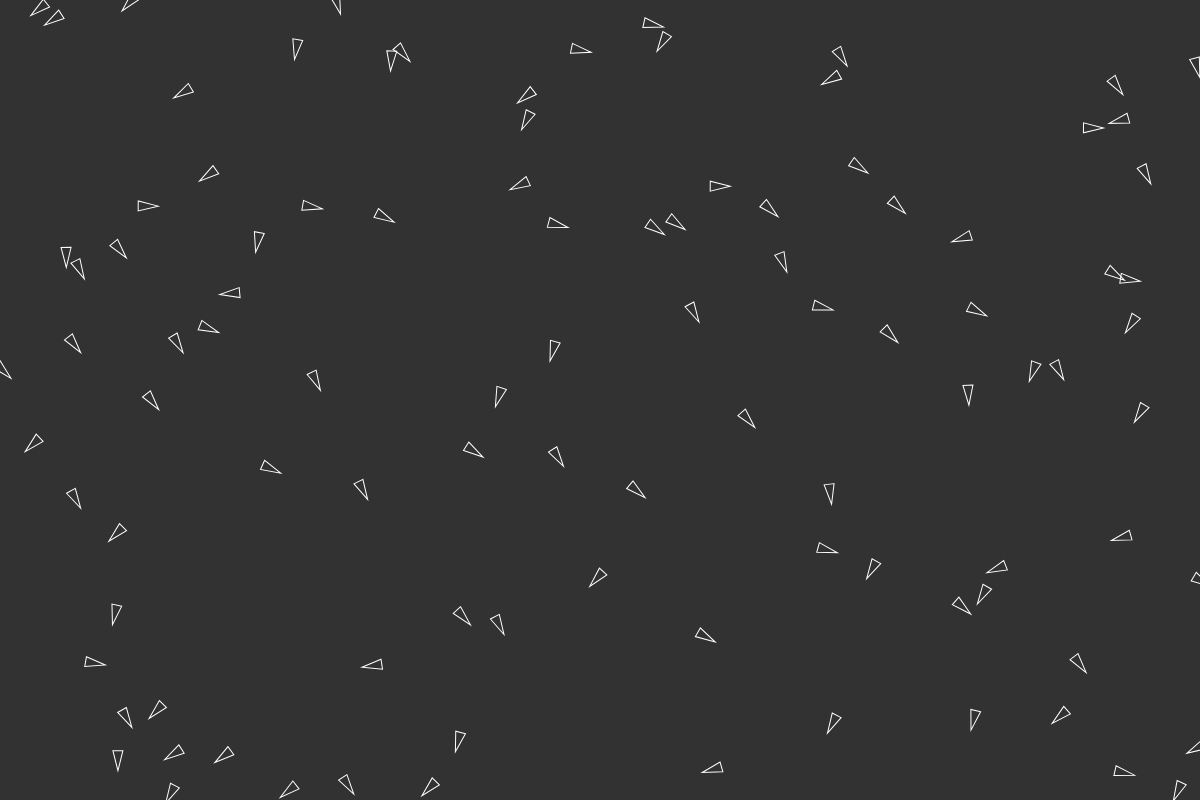
Frame 1 (no input)
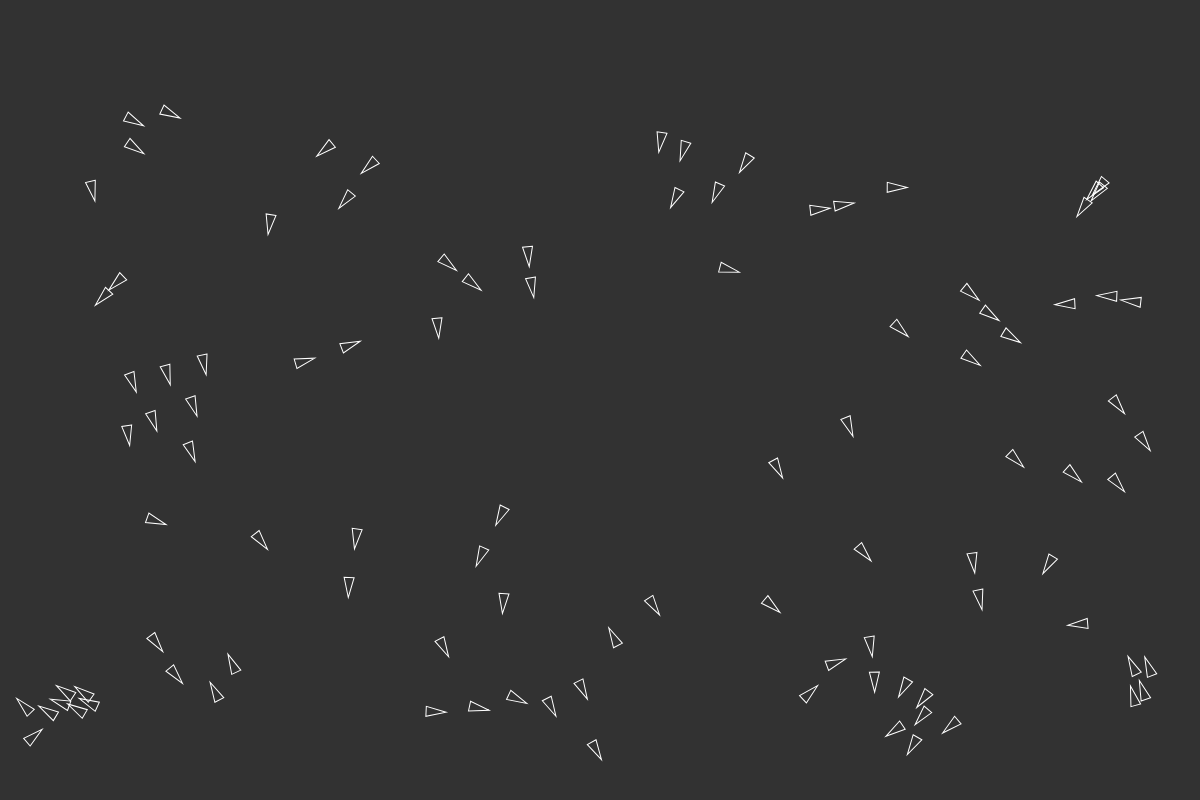
Frame 60 (no input)
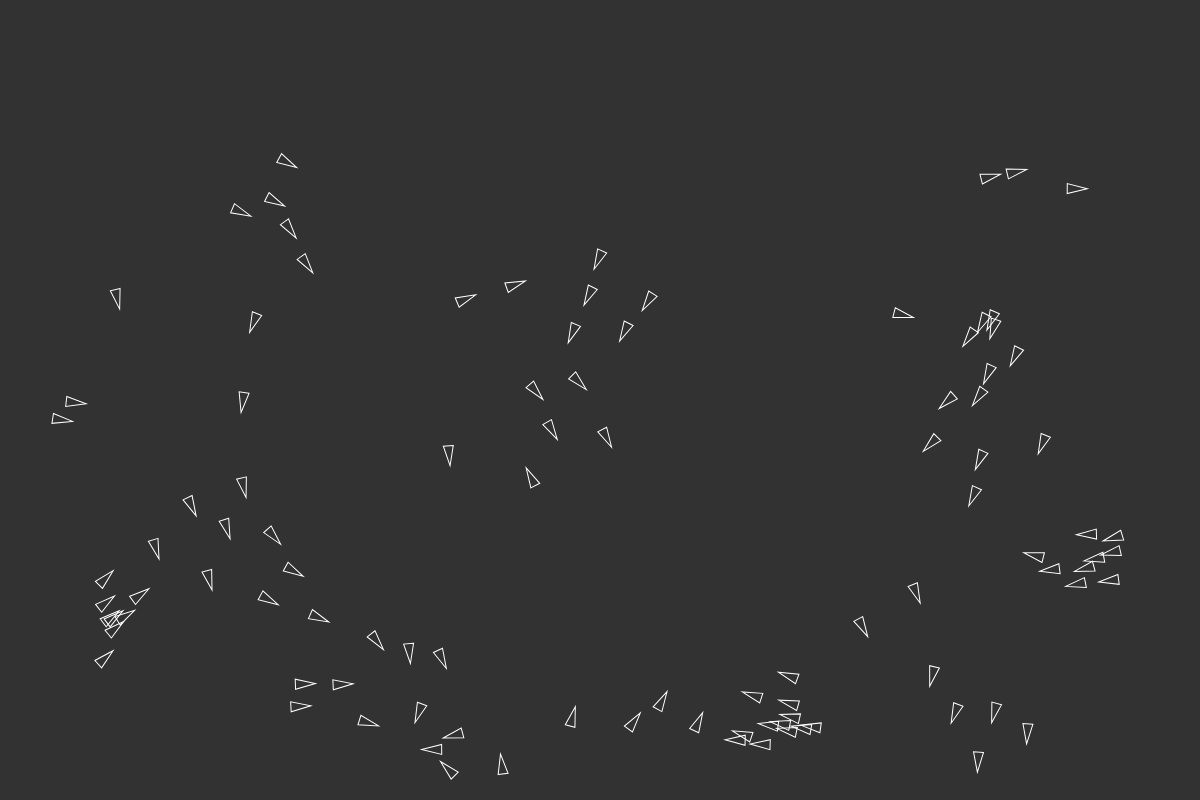
Frame 120 (the mouse pressed at the canvas centre since frame 60)

The p5.js sketch that drew these frames (run headless with seeded random() and noise() and a simulated clock; from frame 60 on, the mouse is pressed at the canvas centre):

// p5.js sketch
// ── sketch.js
let fishes = [];
let alignSlider;
let cohesionSlider;
let separateSlider;

function setup() {
  createCanvas(1200, 800);
  background(50);
  angleMode(DEGREES);
  alignSlider = createSlider(0, 10, 2, 0.5);
  alignSlider.position(20, 820);
  cohesionSlider = createSlider(0, 10, 1.5, 0.5);
  cohesionSlider.position(20, 850);
  separateSlider = createSlider(0, 10, 2, 0.5);
  separateSlider.position(20, 880);
  for (let i = 0; i < 100; i++) fishes.push(new Fish());
}

function draw() {
  background(50);
  for (let fish of fishes) {
    fish.detect(fishes);
    fish.steer();
    fish.move();
    fish.show();
    fish.alignConst = alignSlider.value();
    fish.coheseConst = cohesionSlider.value();
    fish.separateConst = separateSlider.value();
  }
}

// ── fish.js
class Fish {
  constructor() {
    this.maxSpeed = 3;
    this.maxSteering = 0.1;
    this.vision = 50;
    this.size = 5;

    this.avoidConst = 0.3;
    this.alignConst = 2;
    this.coheseConst = 1.5;
    this.separateConst = 2;

    this.position = createVector(random(width), random(height));
    this.velocity = createVector(random(-2, 2), random((-2, 2)));
    this.velocity.setMag(this.maxSpeed);
    this.steering = createVector(0, 0);

    this.nearby = [];
  }

  detect(fishes) {
    this.nearby = [];

    for (let fish of fishes) {
      let distance = dist(
        this.position.x,
        this.position.y,
        fish.position.x,
        fish.position.y
      );
      if (distance > 0 && distance < this.vision) {
        this.nearby.push(fish);
      }
    }
  }

  checkWall() {
    let avoidAngle = createVector();
    let distance = dist(
      this.position.x,
      this.position.y,
      width,
      this.position.y
    );
    if (distance < this.vision) {
      avoidAngle.add(createVector(-1 / distance, 0));
    }

    distance = dist(this.position.x, this.position.y, 0, this.position.y);
    if (distance < this.vision) {
      avoidAngle.add(createVector(1 / distance, 0));
    }

    distance = dist(this.position.x, this.position.y, this.position.x, height);
    if (distance < this.vision) {
      avoidAngle.add(createVector(0, -1 / distance));
    }

    distance = dist(this.position.x, this.position.y, this.position.x, 0);
    if (distance < this.vision) {
      avoidAngle.add(createVector(0, 1 / distance));
    }

    avoidAngle.setMag(1);

    return avoidAngle;
  }

  align() {
    let avgAlignment = createVector();

    if (this.nearby.length > 0) {
      for (let fish of this.nearby) {
        avgAlignment.add(fish.velocity);
      }

      avgAlignment.div(this.nearby.length);
      avgAlignment.setMag(this.maxSpeed);
      avgAlignment.sub(this.velocity);
      avgAlignment.limit(this.maxSteering);
    }
    return avgAlignment;
  }

  cohese() {
    let avgPosition = createVector();

    if (this.nearby.length > 0) {
      for (let fish of this.nearby) {
        avgPosition.add(fish.position);
      }

      avgPosition.div(this.nearby.length);
      avgPosition.sub(this.position);
      avgPosition.setMag(this.maxSpeed);
      avgPosition.sub(this.velocity);
      avgPosition.limit(this.maxSteering);
    }

    return avgPosition;
  }

  separate() {
    let separationVector = createVector();

    if (this.nearby.length > 0) {
      for (let fish of this.nearby) {
        let d = dist(
          this.position.x,
          this.position.y,
          fish.position.x,
          fish.position.y
        );
        let difference = p5.Vector.sub(this.position, fish.position);
        difference.div(d * d);
        separationVector.add(difference);
      }

      separationVector.div(this.nearby.length);
      separationVector.setMag(this.maxSpeed);
      separationVector.sub(this.velocity);
      separationVector.limit(this.maxSteering);
    }
    return separationVector;
  }

  steer() {
    let avoid = this.checkWall();
    let alignment = this.align();
    let cohesion = this.cohese();
    let separation = this.separate();

    avoid.mult(this.avoidConst);
    alignment.mult(this.alignConst);
    cohesion.mult(this.coheseConst);
    separation.mult(this.separateConst);

    this.steering.add(avoid);
    this.steering.add(alignment);
    this.steering.add(cohesion);
    this.steering.add(separation);
  }

  move() {
    this.position.add(this.velocity);
    this.velocity.add(this.steering);
    this.velocity.limit(this.maxSpeed);
    this.steering.mult(0);
  }

  show() {
    push();
    stroke(255);

    noFill();
    translate(this.position.x, this.position.y);
    rotate(this.velocity.heading() + 90);
    triangle(
      -this.size,
      2 * this.size,
      this.size,
      2 * this.size,
      0,
      -2 * this.size
    );

    pop();
  }
}
